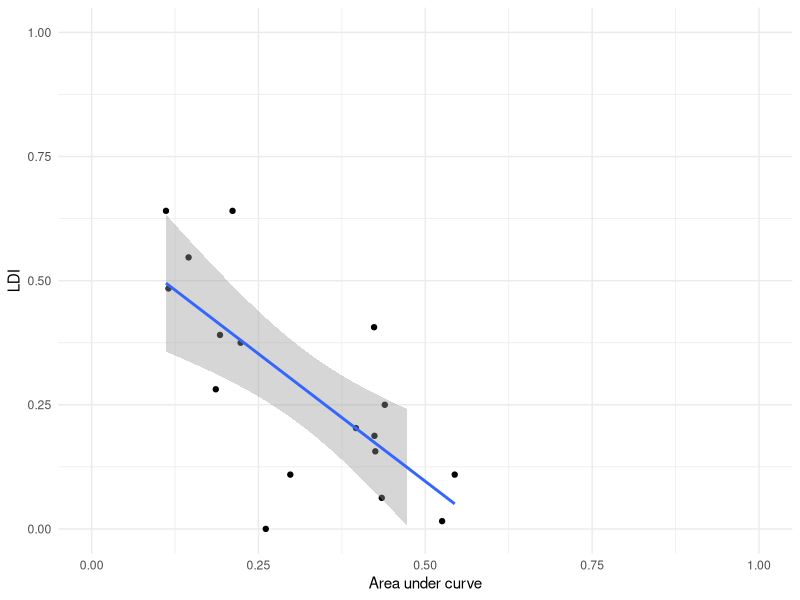
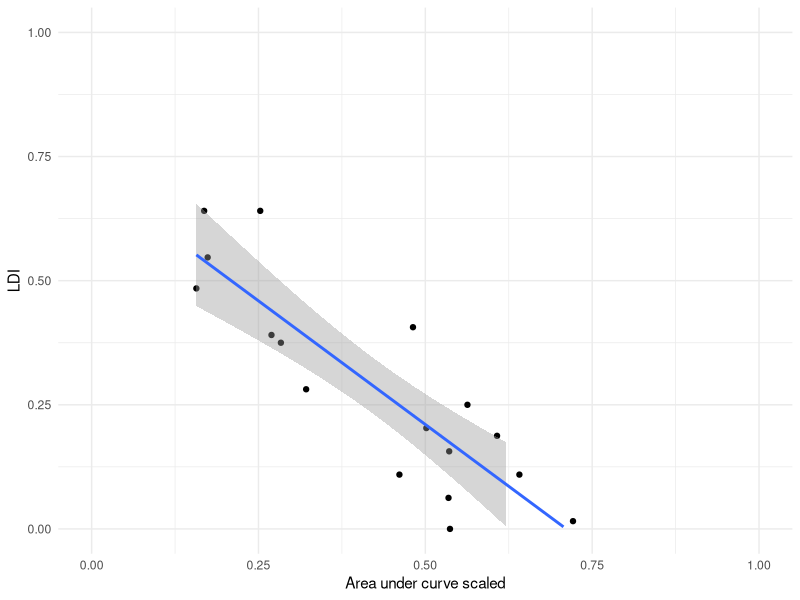
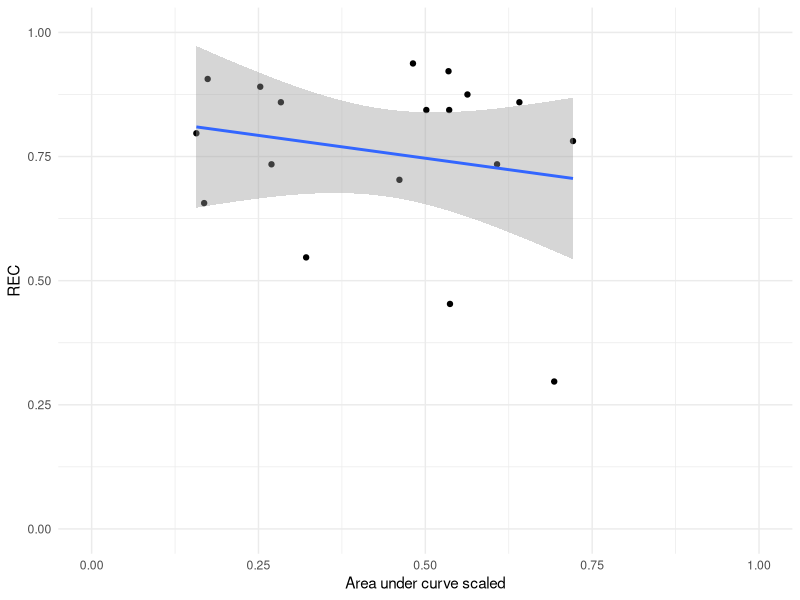
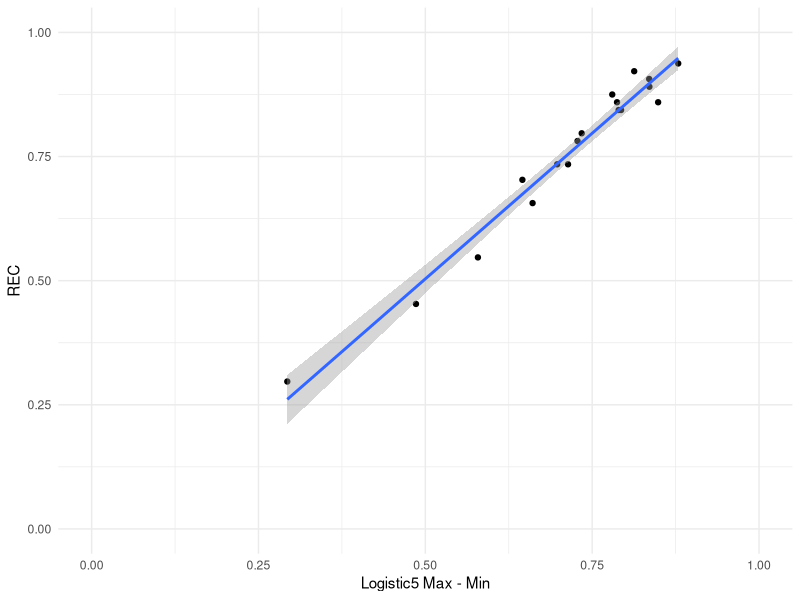
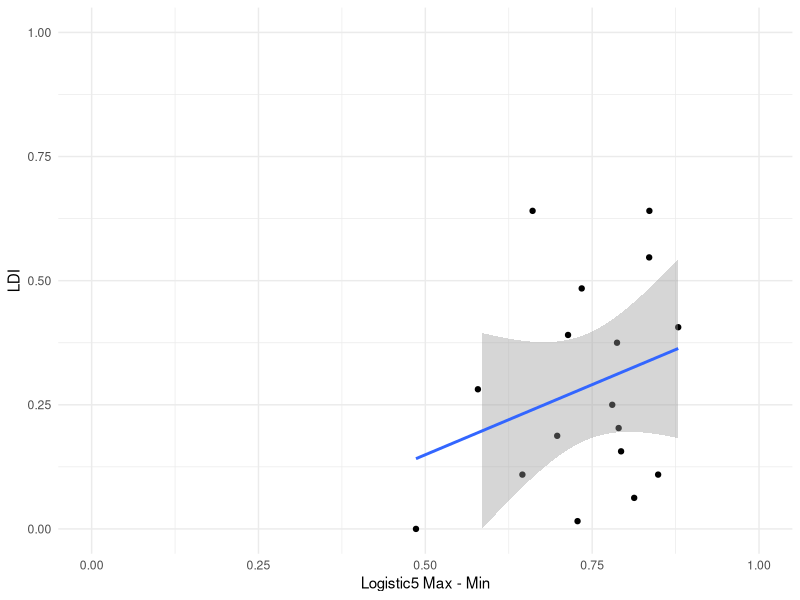
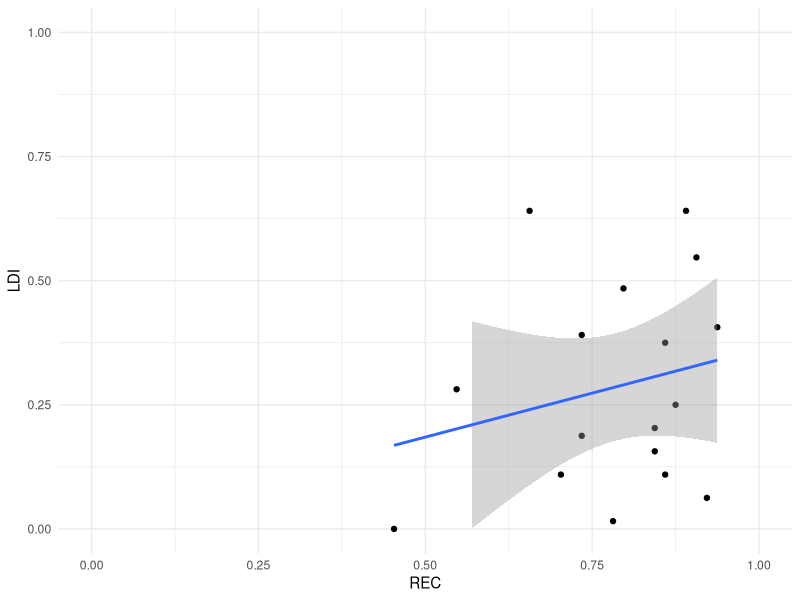

Generate these figures, in order, with R:
library(tidyverse)
data <- read_csv("data_L5.csv")

data <- mutate(data, l5_REC = participant_l5_max - participant_l5_min)
data$participant_id <- 1:nrow(data)

excluded_ids <- c(1, 15, 17)
data <- data[!data$participant_id %in% excluded_ids, ]

#cor.test(data$participant_auc_l5, data$LDI)

cor.test(data$participant_auc_l5_scale, data$LDI)

cor.test(data$participant_auc_l5_scale, data$REC)

cor.test(data$l5_REC, data$REC)

cor.test(data$l5_REC, data$LDI)


ggplot(data, aes(x = participant_auc_l5, y = LDI)) +
  geom_point() +
  geom_smooth(method = "lm") +   # Adds a linear regression line
  theme_minimal() +
  scale_x_continuous(limits = c(0, 1)) +
  scale_y_continuous(limits = c(0, 1)) +
  labs(x = "Area under curve",
       y = "LDI")

ggplot(data, aes(x = participant_auc_l5_scale, y = LDI)) +
  geom_point() +
  geom_smooth(method = "lm") +   # Adds a linear regression line
  theme_minimal() +
  scale_x_continuous(limits = c(0, 1)) +
  scale_y_continuous(limits = c(0, 1)) +
  labs(x = "Area under curve scaled",
       y = "LDI")

ggplot(data, aes(x = participant_auc_l5_scale, y = REC)) +
  geom_point() +
  geom_smooth(method = "lm") +   # Adds a linear regression line
  theme_minimal() +
  scale_x_continuous(limits = c(0, 1)) +
  scale_y_continuous(limits = c(0, 1)) +
  labs(x = "Area under curve scaled",
       y = "REC")

ggplot(data, aes(x = l5_REC, y = REC)) +
  geom_point() +
  geom_smooth(method = "lm") +   # Adds a linear regression line
  theme_minimal() +
  scale_x_continuous(limits = c(0, 1)) +
  scale_y_continuous(limits = c(0, 1)) +
  labs(x = "Logistic5 Max - Min",
       y = "REC")

ggplot(data, aes(x = l5_REC, y = LDI)) +
  geom_point() +
  geom_smooth(method = "lm") +   # Adds a linear regression line
  theme_minimal() +
  scale_x_continuous(limits = c(0, 1)) +
  scale_y_continuous(limits = c(0, 1)) +
  labs(x = "Logistic5 Max - Min",
       y = "LDI")

ggplot(data, aes(x = REC, y = LDI)) +
  geom_point() +
  geom_smooth(method = "lm") +   # Adds a linear regression line
  theme_minimal() +
  scale_x_continuous(limits = c(0, 1)) +
  scale_y_continuous(limits = c(0, 1)) +
  labs(x = "REC",
       y = "LDI")
